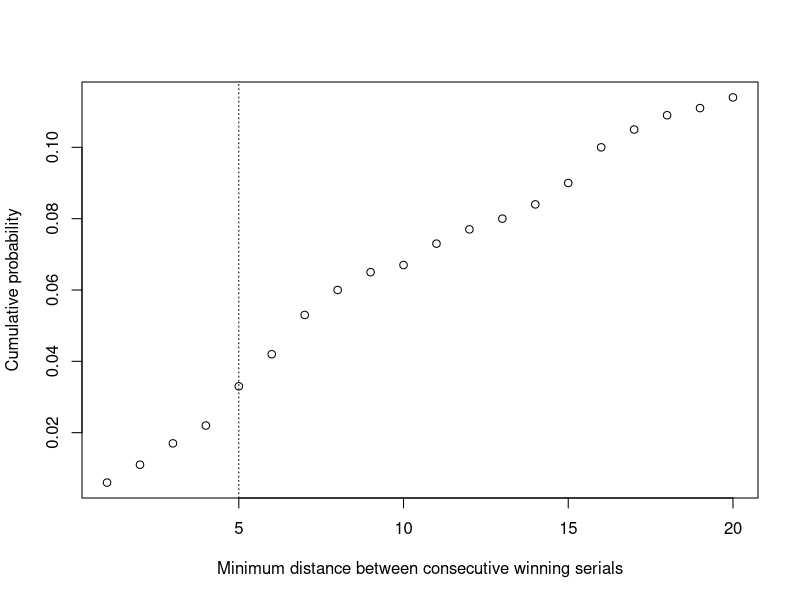
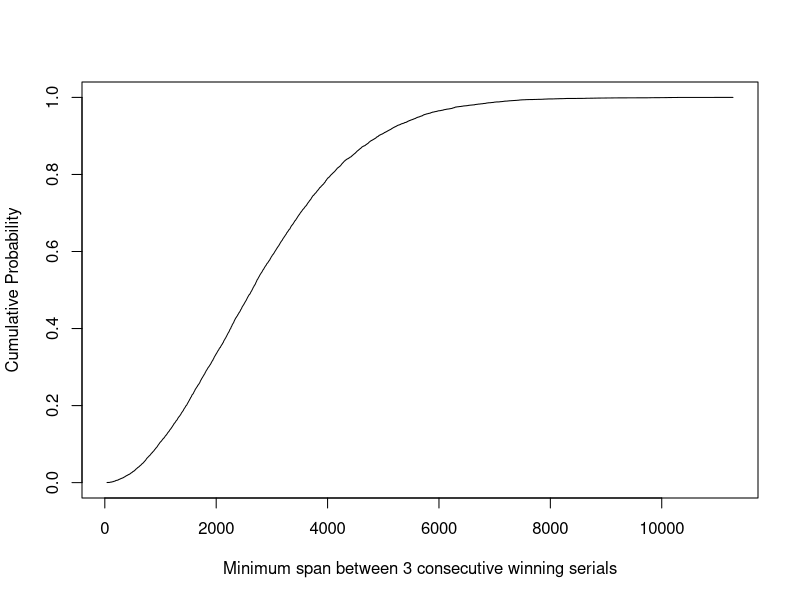

Write R code to recreate these figures, in order.
## ---- chunk 1
# Minimum distance between two lottery winning numbers, given
# that one extracts n winners out of a pool of N
mdist <- function(N=6e6, n=200) {
    w <- sort(sample(N,n))
    min(diff(w))
}
## ---- chunk 2
R <- 1000
md <- replicate(R,mdist())
## ---- chunk 3
# Probabilities that, under the null hypothesis,
# the minimum distance between two consecutive 
# extractions was exactly 1, 2, ..., 20
u <- table(md)[1:20]/R
## ---- chunk 4
# Cumulative probability
cu <- cumsum(u)
plot(cu, 
     xlab="Minimum distance between consecutive winning serials",
     ylab="Cumulative probability")
abline(v=5, lty=3)
## ---- chunk 5

# Minimum distance between C CONSECUTIVE lottery winning numbers, given that
# one extracts n winners out of a pool of N
mdistC <- function(N=6e6, n=200, C=3) {
    w <- sort(sample(N,n))
    min(diff(w, lag=C-1))
}

R <- 10000
md3 <- replicate(R,mdistC(C=3))

md3s <- sort(md3)
D <- (1:R)/R

plot(md3s, D, type="l",
     xlab="Minimum span between 3 consecutive winning serials",
     ylab="Cumulative Probability")


## ---- chunk 6
md3s[1:10]
